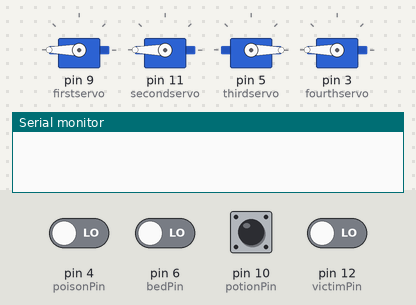
Recording of a sketch running on a simulated Arduino Uno, built with avr-gcc and run on an emulated ATmega328P. Shown: 4 × servo, the last lines printed to the serial monitor. Inputs (shaded band) come from the test bench; at power-on: pin 4 (poisonPin), pin 6 (bedPin), pin 10 (potionPin), pin 12 (victimPin) LOW.

Above: at 1.2 s.
1.3 s: pin 10 (potionPin) pulsed HIGH 2 times (0.12 s each, 0.3 s apart)
At 2.2 s:
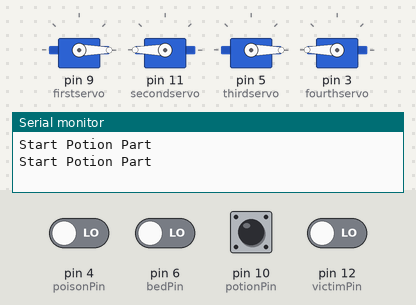
3.4 s: pin 12 (victimPin) driven HIGH
At 3.8 s:
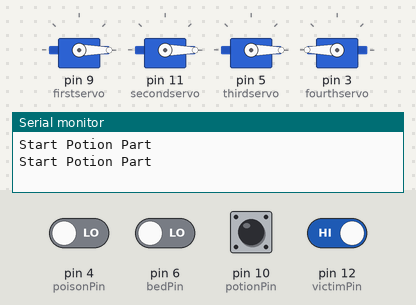
6.4 s: pin 6 (bedPin) driven HIGH
At 7.8 s:
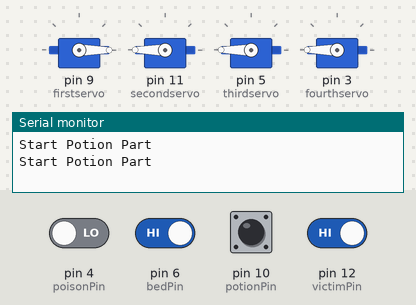
8.9 s: pin 4 (poisonPin) driven HIGH
At 11.3 s:
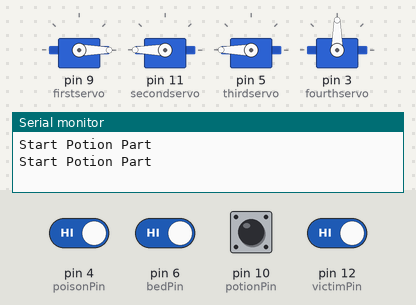
Timing chart, 0 to 12.8 s (numbered marks = the images above; inputs shaded):
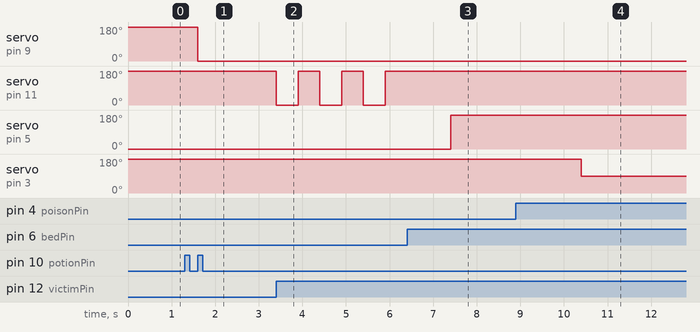

The sketch:

Once_Upon_An_Arduino.ino
```cpp
#include <Servo.h>

Servo firstservo;
Servo secondservo;
Servo thirdservo;
Servo fourthservo;
const int potionPin = 10;
const int victimPin = 12;
const int bedPin = 6;
const int poisonPin = 4;
int potionState = 0;
int prevPotionState = 0;
int victimState = 0;
int prevVictimState = 0;
int bedState = 0;
int poisonState = 0;
bool A = true;
bool B = false;
bool C = false;
bool D = false;


/* This is the code for the first scene
   The potion would be on the table already,
   and when someone takes it off and puts it back,
   the servo would turn 180 degrees so Jekyll would turn into Hyde.
*/

void setup() {
  firstservo.attach(9);
  firstservo.write(180);
  secondservo.attach(11);
  secondservo.write(180);
  thirdservo.attach(5);
  thirdservo.write(0);
  fourthservo.attach(3);
  fourthservo.write(180);
  pinMode(potionPin, INPUT);
  pinMode(victimPin, INPUT);
  Serial.begin(9600);
}

void loop() {
  potionState = digitalRead(potionPin);
  victimState = digitalRead(victimPin);
  bedState = digitalRead(bedPin);
  poisonState = digitalRead(poisonPin);

  //First Scene

  if (potionState != prevPotionState){
    if (potionState == LOW) {
      A = false;
      Serial.println("Start Potion Part");
    }
  }
  if (A == false){
    if (potionState != prevPotionState){
      if (potionState == HIGH) {
        firstservo.write(0);
        B = true;
      }
    }
  }

  //Second Scene

  if (B == true){
    if (victimState != prevVictimState){
      if (victimState == HIGH) {
        for (int i = 0; i < 3; i++){
          secondservo.write(0);
          delay(500);
          secondservo.write(180);
          delay(500);
        }
        B = false;
        C = true;
      }
    }
  }

// Third Scene

  if (C == true) {
    if (bedState == HIGH) {
      delay(1000);
      thirdservo.write(180);
      D = true;
    }
  }

// Fifth Scene

  if (D == true) {
    if (poisonState == HIGH) {
      fourthservo.write(90);
    }
  }
  prevPotionState = potionState;
  prevVictimState = victimState;

}
```

Measured:
- after the input at 1.3 s, servo on pin 9 (firstservo): 180° → 0° after 0.30 s
- after the input at 3.4 s, servo on pin 11 (secondservo): alternates 180° for 0.50 s and 0° for 0.50 s, starting at once
- after the input at 6.4 s, servo on pin 5 (thirdservo): 0° → 180° after 1.0 s
- after the input at 8.9 s, servo on pin 3 (fourthservo): 180° → 90° after 1.5 s
